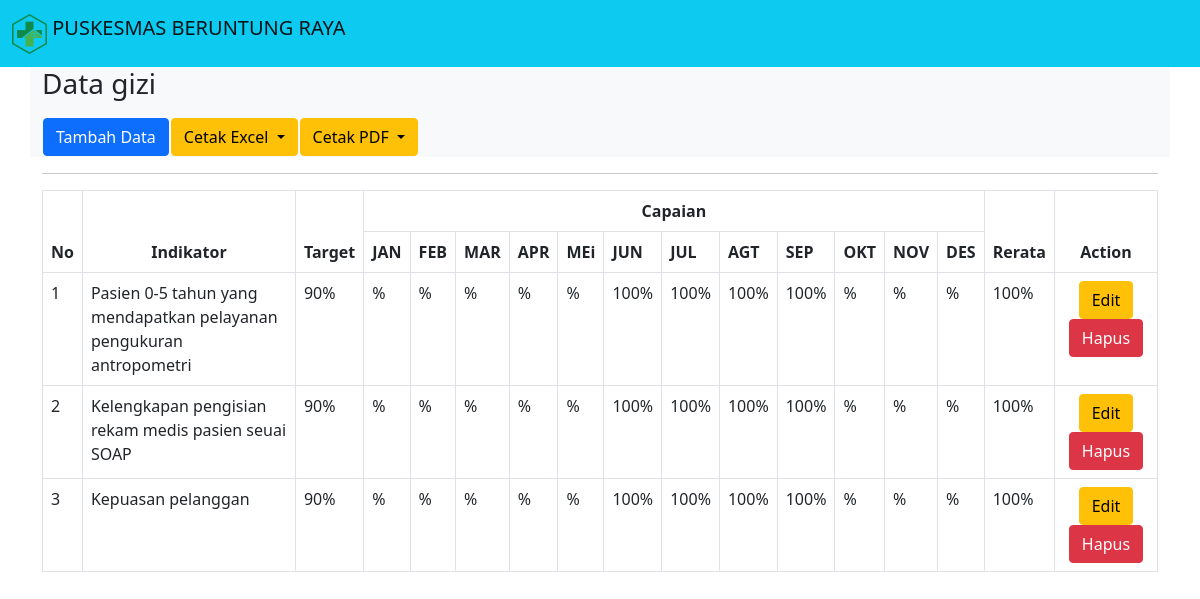
The app's page /ruangan/gizi.php with its own data.
### tables this page shows
CREATE TABLE `tb_indikator` (
  `id` int(11) NOT NULL,
  `indikator` varchar(225) NOT NULL,
  `target` varchar(10) NOT NULL,
  `jan` varchar(50) NOT NULL,
  `feb` varchar(50) NOT NULL,
  `mar` varchar(50) NOT NULL,
  `apr` varchar(50) NOT NULL,
  `mei` varchar(50) NOT NULL,
  `jun` varchar(10) NOT NULL,
  `jul` varchar(10) NOT NULL,
  `agt` varchar(10) NOT NULL,
  `sep` varchar(10) NOT NULL,
  `okt` varchar(50) NOT NULL,
  `nov` varchar(50) NOT NULL,
  `des` varchar(50) NOT NULL,
  `rata` varchar(10) NOT NULL,
  `ruangan` varchar(50) NOT NULL,
  `tahun` varchar(10) NOT NULL
);

### ruangan/gizi.php (the view, shortened to what this page needs)
<?php
include "header.php";
?>
<div class="container">
        <div class="row">
            <section class="bg-light ">
                <h3 class="pb-2">
                    Data gizi
                </h3>
                <table>
                    <th>
                        <a href="aksi/tambah_gizi.php"class="btn btn-primary" >Tambah Data</a>
                    </th>
                    <th>
                        <div class="dropdown">
                            <button class="btn btn-warning dropdown-toggle" type="button" id="dropdownMenuButton1" data-bs-toggle="dropdown" aria-expanded="false">
                            Cetak Excel
                            </button>
                        </div>
                    </th>
                    <th>
                        <div class="dropdown">
                            <button class="btn btn-warning dropdown-toggle" type="button" id="dropdownMenuButton1" data-bs-toggle="dropdown" aria-expanded="false">
                            Cetak PDF
                            </button>
                        </div>
                    </th>
                </table>
            </section>
        </div>
        <hr>
        <div class="row">
            <div class="table-responsive" id="no-more-tables">
                <table class="table table-bordered">
                <thead>
                        <tr align="center">
                          <th scope="col" rowspan="2">No</th>
                          <th scope="col" rowspan="2">Indikator</th>
                          <th scope="col" rowspan="2" >Target</th>
                          <th scope="col" colspan="12">Capaian</th>
                          <th scope="col" rowspan="2">Rerata</th>
                          <th scope="col" rowspan="2" colspan="2">Action</th>
                        </tr>
                        <tr>
                            <th>JAN</th>
                            <th>FEB</th>
                            <th>MAR</th>
                            <th>APR</th>
                            <th>MEi</th>
                            <th>JUN</th>
                            <th>JUL</th>
                            <th>AGT</th>
                            <th>SEP</th>
                            <th>OKT</th>
                            <th>NOV</th>
                            <th>DES</th>
                        </tr>
                      </thead>
                        <?php
                            include "../asset/koneksi/koneksi.php";
                            $no=1;
                            $query= mysqli_query($koneksi,"SELECT * FROM `tb_indikator` WHERE ruangan LIKE 'Ruangan gizi' ORDER BY tahun DESC");
                            while ($data = mysqli_fetch_array($query)){
                        ?>
                      <tbody>
                        <tr>
                            <td data-title="No"><?php echo $no++;?></td>
                            <td data-title="Indikator"><?php echo $data['indikator'];?></td>
                            <td data-title="Target"><?php echo $data['target'];?>%</td>
                            <td data-title="Januari"><?php echo $data['jan'];?>%</td>
                            <td data-title="Februari"><?php echo $data['feb'];?>%</td>
                            <td data-title="Maret"><?php echo $data['mar'];?>%</td>
                            <td data-title="April"><?php echo $data['apr'];?>%</td>
                            <td data-title="Mei"><?php echo $data['mei'];?>%</td>
                            <td data-title="Juni"><?php echo $data['jun'];?>%</td>
                            <td data-title="Juli"><?php echo $data['jul'];?>%</td>
                            <td data-title="Agustus"><?php echo $data['agt'];?>%</td>
                            <td data-title="September"><?php echo $data['sep'];?>%</td>
                            <td data-title="Oktober"><?php echo $data['okt'];?>%</td>
                            <td data-title="November"><?php echo $data['nov'];?>%</td>
                            <td data-title="Desember"><?php echo $data['des'];?>%</td>
                            <td data-title="Rerata"><?php echo $data['rata'];?>%</td>
                            <td data-title="Action" align="center"><a href="aksi/edit_gizi.php?id=<?php echo $data['id']; ?>"class="btn btn-warning">Edit</a>
                        <a href="aksi/hapus_gizi.php?id=<?php echo $data['id']; ?>" class="btn btn-danger">Hapus</a></td>
                        </tr>
                        <?php
                            }
                        ?>
                      </tbody>
                  </table>
            </div>
        </div>
      </div>
</body>
</html>

### records on screen
tb_indikator: indikator "Pasien 0-5 tahun yang mendapatkan pelayanan pengukuran antropometri", target "90", jun "100", jul "100", agt "100", sep "100", rata "100"
tb_indikator: indikator "Kelengkapan pengisian rekam medis pasien seuai SOAP", target "90", jun "100", jul "100", agt "100", sep "100", rata "100"
tb_indikator: indikator "Kepuasan pelanggan", target "90", jun "100", jul "100", agt "100", sep "100", rata "100"
